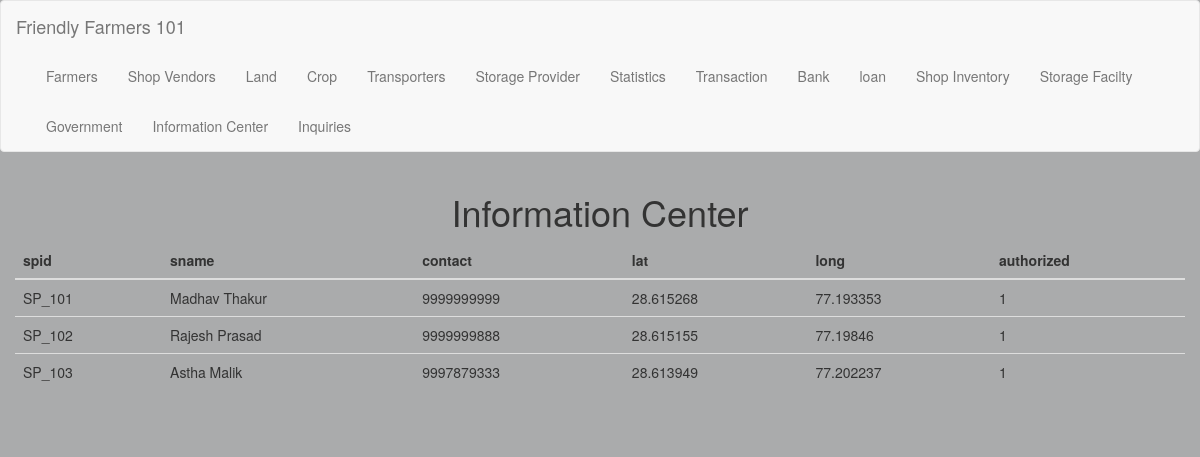
Before: /info/storageprov with the older database file.
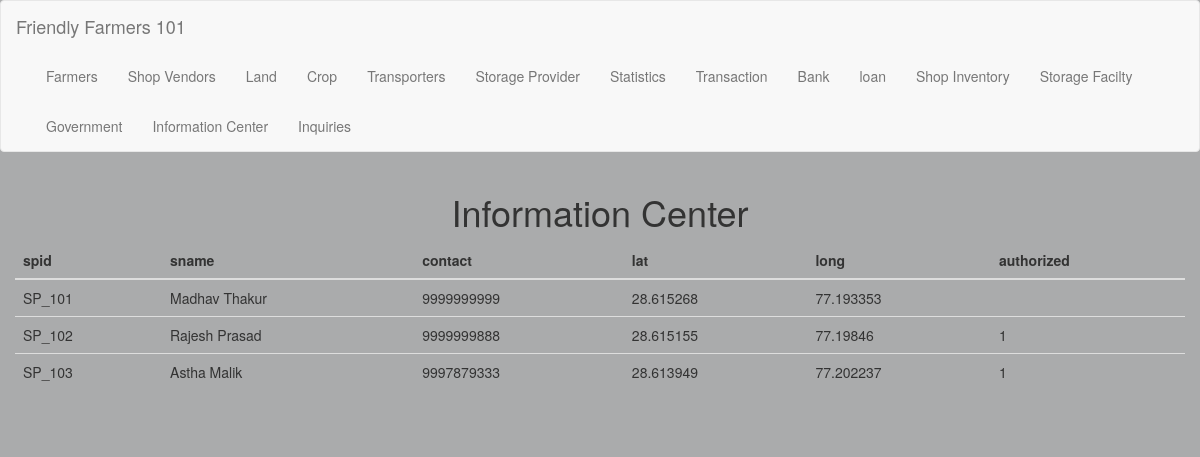
After: the same page with the newer database file.
### tables this page shows
CREATE TABLE storageprov
(
  spid               string not null,
  sname              string not null,
  contact            integer(10) not null,
  lat                decimal not null,
  long               decimal not null,
  authorized         boolean default false,
  primary key (spid)
);

### app/routes.py (the view)
@app.route('/info/<string:page>', methods=('GET', 'POST'))
def view_info(page):
    all_values = query_db("select * from {}".format(page))
    total_count = query_db("select COUNT(*) from {}".format(page))[0][0]
    print('--------------> Display info for:', page)
    print('--------------> Total values are:', all_values)
    print('--------------> Total data is:', total_count)
    return render_template('info.html', display= all_values, name_of_table= page)

### app/database.py (called while the page is built)
def get_db():
    db = getattr(g, '_database', None)
    if db is None:
        db = g._database = sqlite3.connect(current_app.config['DATABASE_PATH'])
    return db

def query_db(query, args=(), one=False):
    cur = get_db().execute(query, args)
    rv = cur.fetchall()
    cur.close()
    return (rv[0] if rv else None) if one else rv

### app/routes.py (called while the page is built)
@app.teardown_appcontext
def close_connection(exception):
    db = getattr(g, '_database', None)
    if db is not None:
        db.close()

@app.after_request
def add_header(response):
    response.headers['X-Content-Type-Options'] = 'nosniff'
    response.headers['X-Frame-Options'] = 'SAMEORIGIN'
    response.headers['X-XSS-Protection'] = '1; mode=block'
    response.headers['X-UA-Compatible'] = 'IE=Edge,chrome=1'
    response.headers['Cache-Control'] = 'public, max-age=600'
    return response

### app/templates/info.html (shortened to what this page needs)
{% extends "index.html" %}
{% from "_formhelpers.html" import render_field %}
{% block app_content %}
<h1 class="text-center">Information Center</h1>
<table class="table">
    <thead>
    <tr>
        {% if 'storageprov' in name_of_table %}
        <th>spid</th>
        <th>sname</th>
        <th>contact</th>
        <th>lat</th>
        <th>long</th>
        <th>authorized</th>
        {% endif %}
    </tr>
    </thead>
    <tbody>
    {% for exam in display %}
    <tr>
        {% if exam[0] %}
        <td>{{exam[0]}}</td>
        {% endif %}
        {% if exam[1] %}
        <td>{{exam[1]}}</td>
        {% endif %}
        {% if exam[2] %}
        <td>{{exam[2]}}</td>
        {% endif %}
        {% if exam[3] %}
        <td>{{exam[3]}}</td>
        {% endif %}
        {% if exam[4] %}
        <td>{{exam[4]}}</td>
        {% endif %}
        {% if exam[5] %}
        <td>{{exam[5]}}</td>
        {% endif %}
    </tr>
    {% endfor %}
    </tbody>
</table>
<br/>
{% endblock %}

Changed rows visible on the page:
changed storageprov "SP_101": authorized "1" → (not shown)
